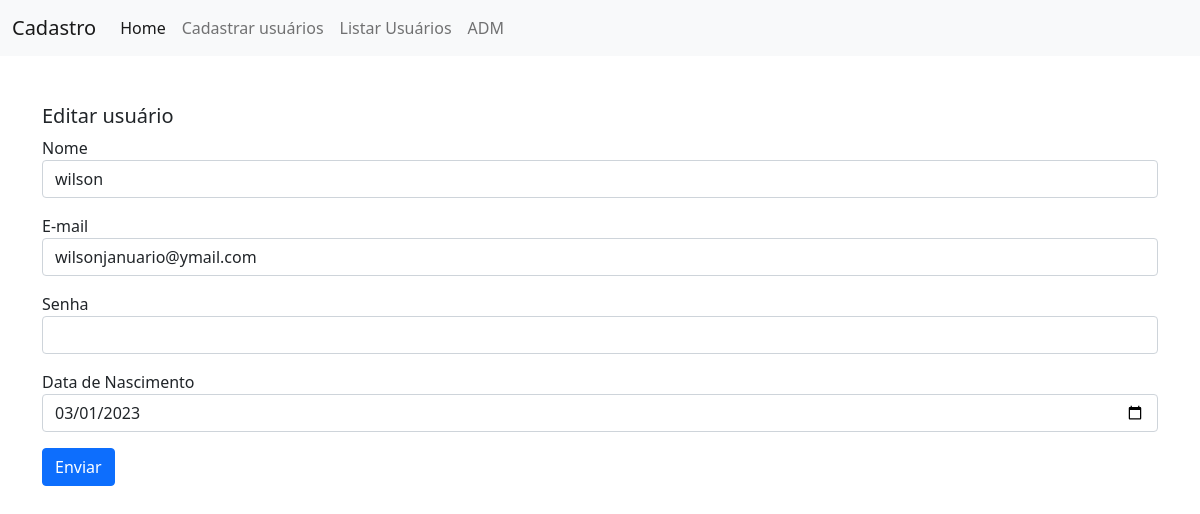
/view/tela_Usuario.php?page=editar&id=3, run on the app's committed database.
### tables this page shows
CREATE TABLE `usuarios` (
  `id` int(11) UNSIGNED NOT NULL,
  `nome` varchar(220) NOT NULL,
  `email` varchar(220) NOT NULL,
  `senha` varchar(220) NOT NULL,
  `data_nasc` date NOT NULL,
  `adm` int(1) NOT NULL
);

### view/editar_usuario.php (the view, shortened to what this page needs)
<h5>Editar usuário</h5>
<?php
include_once '../dao/config.php';
    $sql = "SELECT * FROM usuarios WHERE id=".$_REQUEST["id"];
    $res = $conn->query($sql);
    $row = $res->fetch_object();
?>
<form action = "?page=salvar" method="POST">
    <div class = "mb-3">
        <label>Nome</label>
        <input type = "text" name = "nome" value="<?php print $row->nome; ?>" class = "form-control">
    </div>
    <div class = "mb-3">
        <label>E-mail</label>
        <input type = "email" name = "email" value="<?php print $row->email; ?>" class = "form-control">
    </div>
    <div class = "mb-3">
        <label>Senha</label>
        <input type = "password" name = "senha" class = "form-control" Required>
    </div>
    <div class = "mb-3">
        <label>Data de Nascimento</label>
        <input type = "date" name = "data_nasc" value="<?php print $row->data_nasc; ?>" class = "form-control">
    </div>
    <div class = "mb-3">
        <button type = "submit" class = "btn btn-primary">Enviar</button>
    </div>
</form>

### data on the page
usuarios: nome "wilson", email "wilsonjanuario@ymail.com", data_nasc "03/01/2023"
